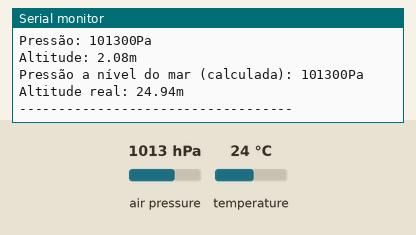
This sketch was run on a simulated Arduino Uno, built with avr-gcc and run on an emulated ATmega328P. Parts: the last lines printed to the serial monitor. Inputs (shaded band) come from the test bench; at power-on: air pressure 1013 hPa, temperature 24 °C.

Above: at 1.2 s.
1.3 s: air pressure set to 952 hPa
At 2.23 s:
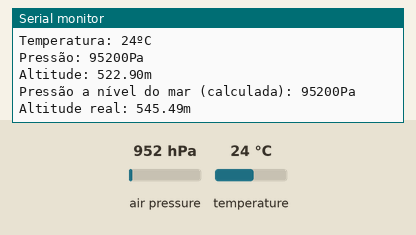
2.8 s: temperature set to 12 °C
At 3.3 s:
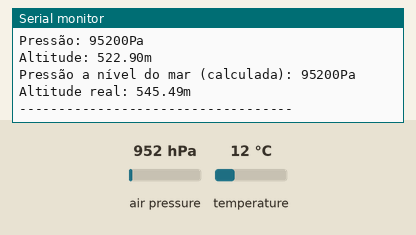
4.3 s: air pressure set to 975 hPa
At 7.3 s:
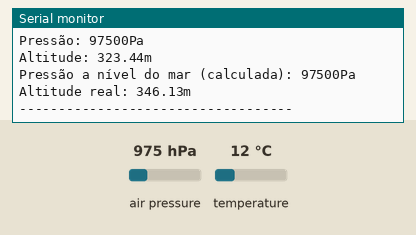
Timing chart, 0 to 8.8 s (numbered marks = the images above; inputs shaded):
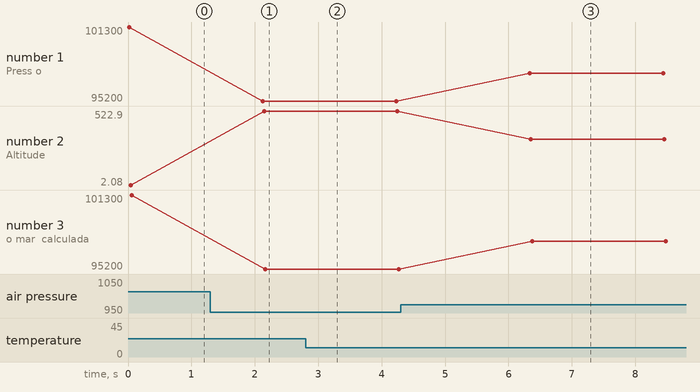

The sketch:

PRG_4_1.ino
```cpp
#include <Wire.h> //funções necessárias para gerenciar a comunicação entre os dispositivos através do protocolo I2C.
#include <Adafruit_BMP085.h> //INCLUSÃO DE BIBLIOTECA

Adafruit_BMP085 bmp; //OBJETO DO TIPO Adafruit_BMP085 (I2C)
const int portaSerial = 9600; // Inicia dados para 9600 bps

void setup(){
  Serial.begin(portaSerial);
  if (!bmp.begin()){ //Se o sensor não for inicializado
    Serial.println("Sensor BMP180 não foi identificado! Verifique as conexões.");
    while(1){} // como não tem condição de parada, não entrará no looping
  }
}

void loop(){

    Serial.print("Temperatura: ");
    Serial.print(bmp.readTemperature(), 0); //lê a pressão no sensor e retorna o resultado
    Serial.println("ºC");

    Serial.print("Pressão: ");
    Serial.print(bmp.readPressure()); // lê a altitude no sensor e retornar o resultado
    Serial.println("Pa");

    Serial.print("Altitude: ");
    Serial.print(bmp.readAltitude()); //altitude aproximada do sensor
    Serial.println("m");

    Serial.print("Pressão a nível do mar (calculada): ");
    Serial.print(bmp.readSealevelPressure()); //pressão do nível do mar
    Serial.println("Pa");

    Serial.print("Altitude real: ");
    Serial.print(bmp.readAltitude(101600)); //param da pressão média de Petrópolis em Pa
    Serial.println("m");

    Serial.println("-----------------------------------");
    delay(2000); //INTERVALO DE 2 SEGUNDOS
}
```

Measured:
- after the input at 1.3 s, the serial monitor: prints a new line after 0.83 s (image 1)
- after the input at 4.3 s, the serial monitor: prints a new line after 2.0 s (image 3)
- plotted number 1: 101300 → 95200 after the input at 1.3 s, 95200 → 97500 after the input at 4.3 s
- plotted number 2: 2.08 → 522.9 after the input at 1.3 s, 522.9 → 323.44 after the input at 4.3 s
- plotted number 3: 101300 → 95200 after the input at 1.3 s, 95200 → 97500 after the input at 4.3 s
